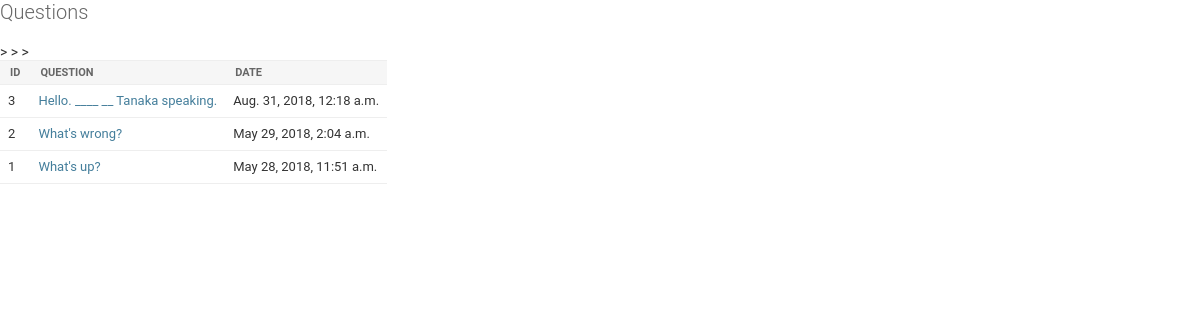
Screenshot of /polls/ with the database file from the repository.
### polls/models.py (models this page shows, shortened)
class Question(models.Model):
	question_text = models.CharField(max_length=200)
	question_description = models.TextField(blank=True)
	pub_date = models.DateTimeField('date published')
	def was_published_recently(self):
		 now = timezone.now()
		 return now - datetime.timedelta(days=1) <= self.pub_date <= now
	was_published_recently.admin_order_field = 'pub_date'
	was_published_recently.boolean = True
	was_published_recently.short_description = 'Published recently?'

### polls/views.py (the view)
# urls.py: path('', views.IndexView.as_view(), name='index'),
class IndexView(generic.ListView):
	template_name = 'polls/index.html'
	context_object_name = 'latest_question_list'
	def get_queryset(self):
		return Question.objects.filter(
			pub_date__lte=timezone.now()
		).order_by('-pub_date')[:5]

### polls/templates/polls/index.html
{% load static %}
    <link rel="stylesheet" type="text/css" href="{% static 'polls/base.css' %}" />
<h1>{{ "Questions" }}</h1>
{% if latest_question_list %}
    <table>
        <thead>
          <tr>
            <th>Id</th>
            <th>Question</th>
            <th>Date</th>
          </tr>
        </thead>
        <tbody>
            {% for question in latest_question_list %}
            <tr>
                <td>{{question.id}}</td>
                <td><a href="{% url 'polls:detail' question.id %}">{{ question.question_text }}</a></td>
                <td>{{question.pub_date}}</td>
            </tr>>
            {% endfor %}
        </tbody>
    </table>
{% else %}
    <p>No polls are available.</p>
{% endif %}

### polls/static/polls/base.css (style rules this page uses)
a:link, a:visited { color: #447e9b; text-decoration: none; }
h1,h2,h3,h4,h5 { font-weight: bold; }
h1 { margin: 0 0 20px; font-weight: 300; font-size: 20px; color: #666; }
table { border-collapse: collapse; border-color: #ccc; }
td, th { font-size: 13px; line-height: 16px; border-bottom: 1px solid #eee; vertical-align: top; padding: 8px; font-family: "Roboto", "Lucida Grande", Verdana, Arial, sans-serif; }
th { font-weight: 600; text-align: left; }
thead th, tfoot td { color: #666; padding: 5px 10px; font-size: 11px; background: #fff; border: none; border-top: 1px solid #eee; border-bottom: 1px solid #eee; }
thead th { padding: 5px 10px; line-height: normal; text-transform: uppercase; background: #f6f6f6; }

### rows the page displays
Question: id "3", question_text "Hello. ____ __ Tanaka speaking.", pub_date "Aug. 31, 2018, 12:18 a.m."
Question: id "2", question_text "What's wrong?", pub_date "May 29, 2018, 2:04 a.m."
Question: id "1", question_text "What's up?", pub_date "May 28, 2018, 11:51 a.m."

### other values shown
{{ "Questions" }} "Questions"
